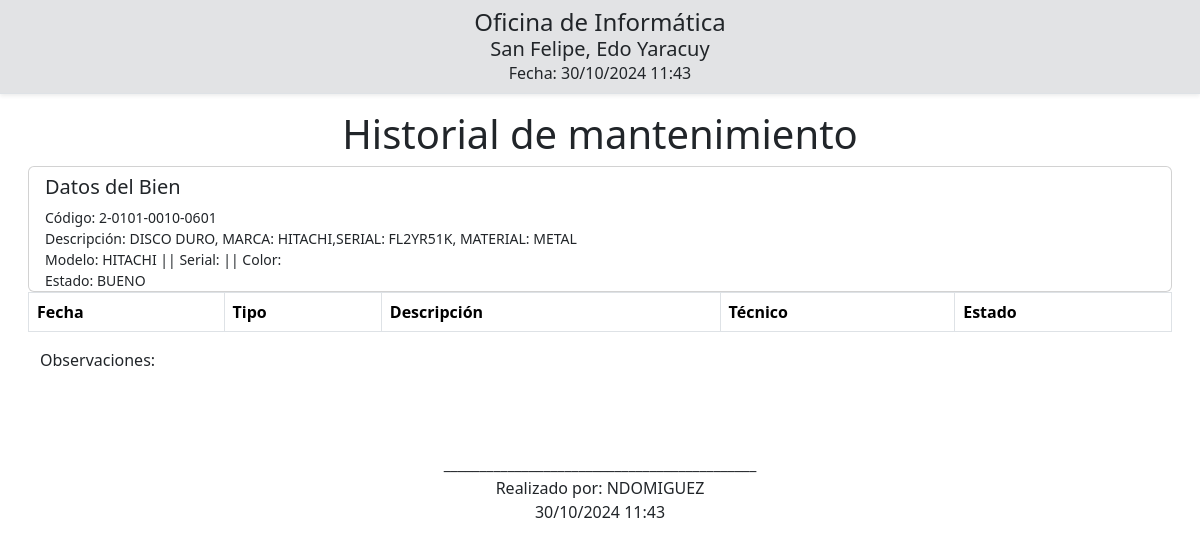
The page /historials.php?property_id=76 on the database its author committed.
### tables this page shows
CREATE TABLE properties (id INTEGER PRIMARY KEY AUTOINCREMENT, grupo STRING, subgrupo STRING, seccion STRING, ident STRING, adscription STRING, description STRING, model STRING, color STRING, serial STRING, status STRING);

### conn.php (called while the page is built, shortened)
<?php
class DB extends SQLite3
{
    function getCodeId($id)
    {
        $stmt = $this->query("SELECT * FROM properties WHERE id = ".$id." order by ident ASC");
        if ($stmt) {
            $arr = $stmt->fetchArray();
            $grupo = $arr['grupo'];
            $subgrupo = str_pad($arr['subgrupo'], 4, "0", STR_PAD_LEFT);
            $seccion = str_pad($arr['seccion'], 4, "0", STR_PAD_LEFT);
            $ident = str_pad($arr['ident'], 4, "0", STR_PAD_LEFT);
            return ($arr) ? $grupo.'-'.$subgrupo.'-'.$seccion.'-'.$ident: null;
        }
    }
    function getFirstForId($table,$id)
    {
        $query = "SELECT * FROM ".$table." WHERE id = ".$id."";
        $stmt = $this->query($query);
        $fetchArray = ($stmt) ? $stmt->fetchArray() : null ;
        return $fetchArray ;
    }
}

### historials/main.php (the view, shortened to what this page needs)
<?php
$technician = "ndomiguez";
?>
<h1 class="mt-2">Historial de mantenimiento</h1>
<div class="card py-0">
    <div class="card-body py-0">
        <h5 class="text-start mt-2">Datos del Bien</h5>
        <div class="card-text text-start small">
            <div class="my-0 py-0">Código: <?php echo $db->getCodeId($property["id"]); ?></div>
            <div class="my-0 py-0">Descripción: <?php echo $property["description"]; ?></div>
            <div class="my-0 py-0">Modelo: <?php echo $property["model"]; ?> || Serial: <?php echo $property["serial"]; ?> || Color: <?php echo $property["color"]; ?></div>
            <div class="my-0 py-0">Estado: <?php echo $property["status"]; ?></div>
        </div>
    </div>
</div>
<table class="table table-bordered">
    <thead>
        <tr>
            <th>Fecha</th>
            <th>Tipo</th>
            <th>Descripción</th>
            <th>Técnico</th>
            <th>Estado</th>
        </tr>
    </thead>
</table>
<div class=" container-fluid text-start">
    <div>Observaciones:</div>
</div>
<p>&nbsp;</p>
<p>&nbsp;</p>

### historials.php (shortened to what this page needs)
<html lang="en" class="h-100" data-bs-theme="light">
<?php
$base = $_SERVER['DOCUMENT_ROOT'];
include_once($base.'/conn.php');
$db = new DB($base.'/db.db');
$property_id = (array_key_exists('property_id',$_GET)) ? $_GET['property_id'] : null ;
$property = ($property_id) ? $db->getFirstForId("properties",$property_id) : Array();
?>
<head>
    <?php include('include/head.php'); ?>
</head>
<body class="d-flex h-100 text-center shadow-none">
<div class=" d-flex w-100 h-100 mx-auto flex-column">
        <header class="bg-secondary-subtle border-bottom shadow-sm py-2 px-2">
            <div class="container-fluid">
                <?php include('historials/membrete.php'); ?>
            </div>
        </header>
        <main class="px-3 w-100 mt-2">
            <div class="container-fluid">
                <?php include('historials/main.php'); ?>
            </div>
            <div class=" container-fluid text-center">
                <div class="my-0 py-0">____________________________________________</div>
                <div class="my-0 py-0">Realizado por: <span class=" text-uppercase"><?php echo $technician; ?></span></div>
                <div class="my-0 py-0"><?php echo date("d/m/Y H:i"); ?></div>
            </div>
        </main>
    </div>
</body>
</html>

### include/head.php (shortened to what this page needs)
<link rel="stylesheet" href="./vendor/bootstrap/5.3.2/css/style.css">
<link rel="stylesheet" href="./vendor/bootstrap/5.3.2/css/bootstrap.min.css">
<link rel="stylesheet" href="./vendor/bootstrap/5.3.2/icon/css/bootstrap-icons.css">
<link rel="stylesheet" href="./vendor/bootstrap/5.3.2/css/app.css">
<link rel="stylesheet" href="./vendor/bootstrap/5.3.2/css/cover.css">
<link rel="stylesheet" href="./vendor/datatables/datatables.min.css" />

### historials/membrete.php
<div class="row">
    <div class="col-md-12">
        <h4 class="text-center my-0 py-0">Oficina de Informática</h3>
        <h5 class="text-center my-0 py-0">San Felipe, Edo Yaracuy</h5>
        <div class="text-center my-0 py-0">Fecha: <?php echo date("d/m/Y H:i"); ?></div>
    </div>
</div>

### rows shown on the page
properties: $db->getCodeId($property["id"]) "2-0101-0010-0601", description "DISCO DURO, MARCA: HITACHI,SERIAL: FL2YR51K, MATERIAL: METAL", model "HITACHI", status "BUENO"

### other values the page prints
$technician "NDOMIGUEZ"
